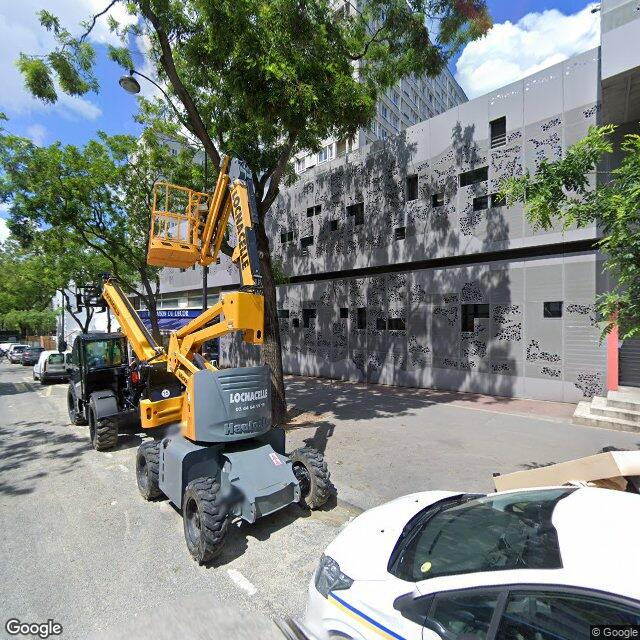
#> input picture streetview_images/001.jpg, 640 x 640 px; its folder holds 4 pictures in this run
$ python greenery_index.py
#> lines starting #> are read from the running program, lines starting #| are printed output that depends on the picture; after the words box and inside, x2 and y2 are one past the last pixel; in counts of white or black regions, pixels touching at a corner belong together
# Convertir image → HSV
# Détecter la plage du vert
# Calculer le ratio

import cv2
import os
import pandas as pd

IMAGE_DIR = "streetview_images"
OUTPUT_CSV = "greenery_index.csv"


def compute_greenery_ratio(img) -> float:
    """
    Calcule le ratio de végétation visible à partir d'une image OpenCV.
    """
    if img is None:
        raise ValueError("Image invalide")

    hsv = cv2.cvtColor(img, cv2.COLOR_BGR2HSV)

    lower_green = (35, 40, 40)
    upper_green = (85, 255, 255)

    mask = cv2.inRange(hsv, lower_green, upper_green)

    green_pixels = cv2.countNonZero(mask)
    total_pixels = img.shape[0] * img.shape[1]

    return green_pixels / total_pixels


if __name__ == "__main__":
    results = []

    for filename in sorted(os.listdir(IMAGE_DIR)):
        if not filename.endswith(".jpg"):
            continue

        path = os.path.join(IMAGE_DIR, filename)

        img = cv2.imread(path)
#> img is the input picture: shape (640, 640, 3); mean B, G, R 127.2, 132.5, 127.3
        if img is None:
            continue

        try:
            greenery_ratio = compute_greenery_ratio(img)
#> in compute_greenery_ratio, `hsv = cv2.cvtColor(img, cv2.COLOR_BGR2HSV)`: hsv: shape (640, 640, 3); mean H, S, V 71.1, 55.1, 140.7
#> in compute_greenery_ratio, `mask = cv2.inRange(hsv, lower_green, upper_green)`:
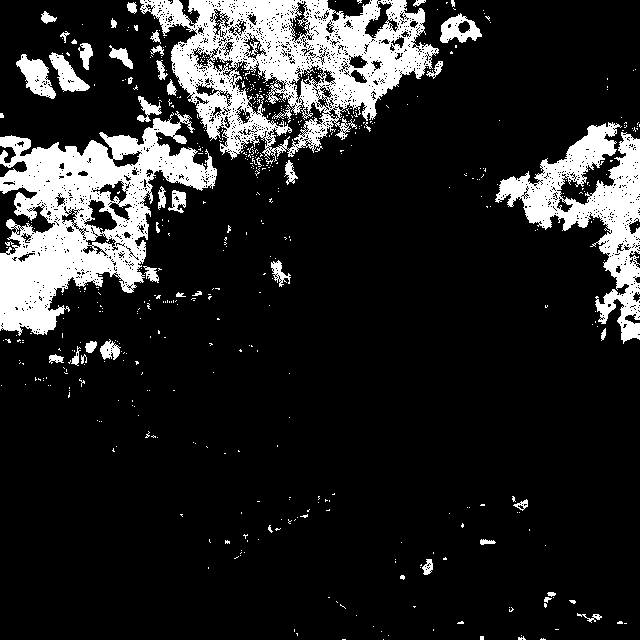
#> mask: shape (640, 640); 15% white; 578 white regions (533 under 20 px), largest, box (x1, y1, x2, y2) and area: (140, 0, 439, 162) 21971, (0, 111, 217, 336) 21327, (495, 122, 640, 344) 10611
#> in compute_greenery_ratio, `green_pixels = cv2.countNonZero(mask)`: green_pixels = 61390
#> greenery_ratio = 0.15
        except Exception as e:
            print(f"⚠️ Erreur sur {filename} : {e}")
            continue

        results.append({
            "image_id": filename.replace(".jpg", ""),
            "greenery_ratio": round(greenery_ratio, 4)
        })
#> pass 2 of the loop `for filename in sorted(os.listdir(IMAGE_DIR)):`:
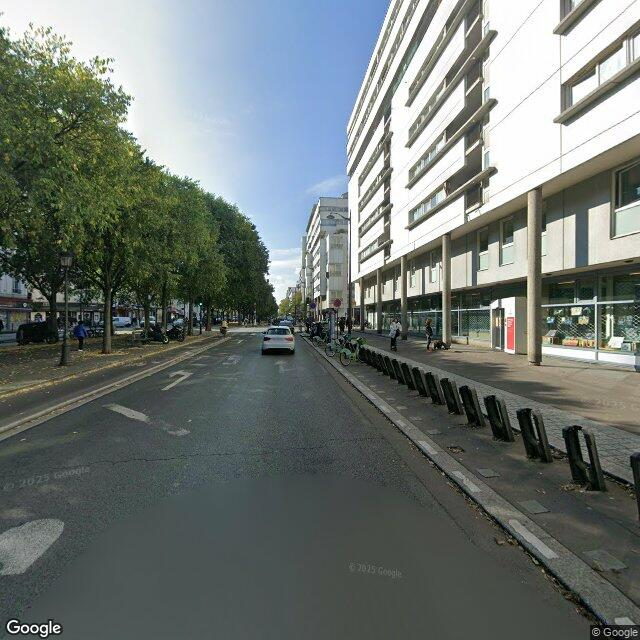
#> input picture streetview_images/002.jpg, 640 x 640 px
#> img is the input picture: shape (640, 640, 3); mean B, G, R 114.7, 118.5, 110.9
#> hsv: shape (640, 640, 3); mean H, S, V 62.5, 43.9, 122.9
#> in compute_greenery_ratio (call 2), `mask = cv2.inRange(hsv, lower_green, upper_green)`:
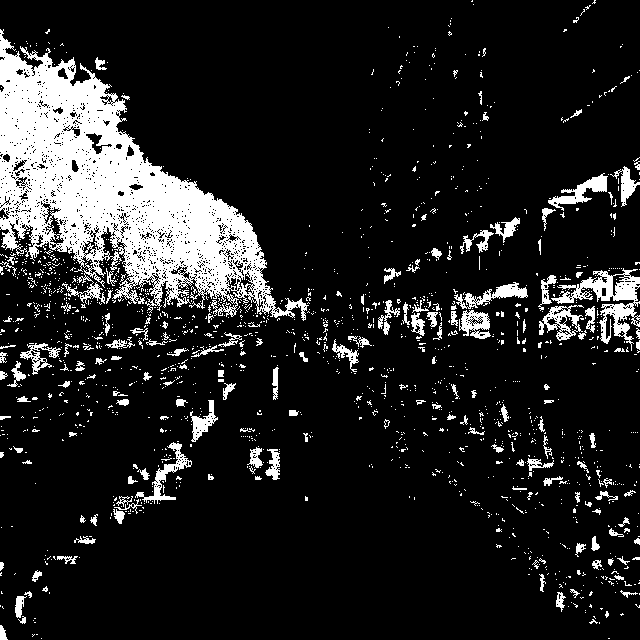
#> mask: shape (640, 640); 13.4% white; 1586 white regions (1424 under 20 px), largest, box (x1, y1, x2, y2) and area: (0, 29, 309, 321) 34720, (551, 268, 640, 351) 2237, (548, 173, 608, 211) 728
#> green_pixels = 54864
#> greenery_ratio = 0.134
#> pass 3 of the loop `for filename in sorted(os.listdir(IMAGE_DIR)):`:
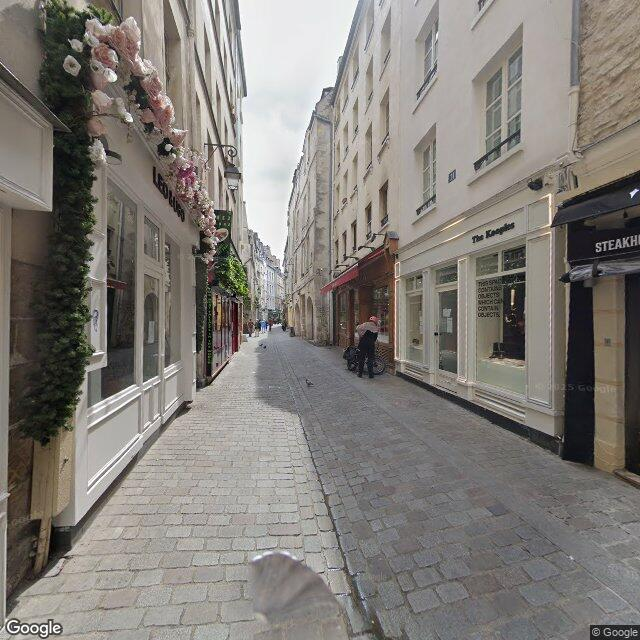
#> input picture streetview_images/003.jpg, 640 x 640 px
#> img is the input picture: shape (640, 640, 3); mean B, G, R 120.1, 125.3, 129.7
#> hsv: shape (640, 640, 3); mean H, S, V 43.4, 28, 130.7
#> in compute_greenery_ratio (call 3), `mask = cv2.inRange(hsv, lower_green, upper_green)`:
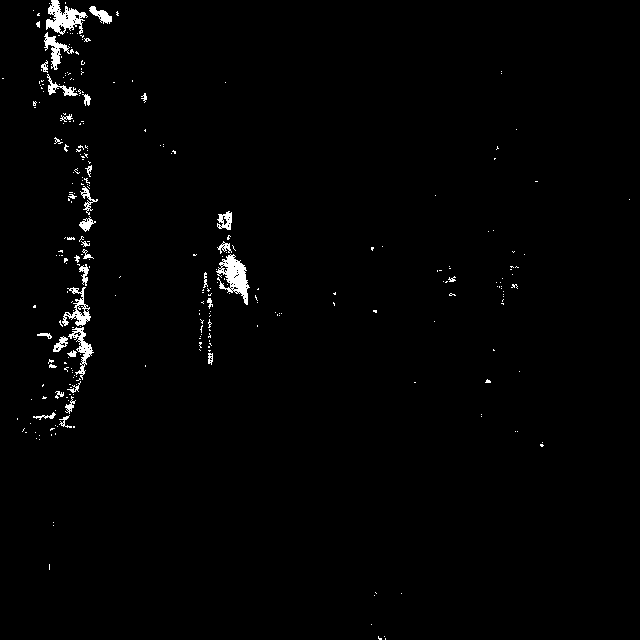
#> mask: shape (640, 640); 1.3% white; 289 white regions (254 under 20 px), largest, box (x1, y1, x2, y2) and area: (216, 254, 250, 305) 794, (46, 0, 88, 35) 705, (62, 287, 91, 326) 406
#> green_pixels = 5485
#> greenery_ratio = 0.0134
#> the loop made 4 passes; the first 3 are shown

    df = pd.DataFrame(results)
    df.to_csv(OUTPUT_CSV, index=False)

    print(f"🌿 Greenery index calculé pour {len(df)} images → {OUTPUT_CSV}")
